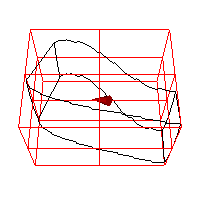

Reproduce this figure in Python.
#!/usr/bin/env python

# Create a 3D cursor with shadows over PLOT3D combustor data, probing
# the velocity field and displaying a cone glyph at the focal point.

import os

# Factory overrides
import vtkmodules.vtkInteractionStyle  # noqa: F401
import vtkmodules.vtkRenderingOpenGL2  # noqa: F401

from vtkmodules.vtkFiltersCore import (
    vtkGlyph3D,
    vtkProbeFilter,
    vtkStructuredGridOutlineFilter,
)
from vtkmodules.vtkFiltersGeneral import vtkCursor3D
from vtkmodules.vtkFiltersSources import vtkConeSource
from vtkmodules.vtkIOParallel import vtkMultiBlockPLOT3DReader
from vtkmodules.vtkRenderingCore import (
    vtkActor,
    vtkPolyDataMapper,
    vtkRenderWindow,
    vtkRenderWindowInteractor,
    vtkRenderer,
)

# Data directory
data_dir = os.environ.get("VPE_DATA_DIR", os.path.dirname(os.path.abspath(__file__)))

# Read PLOT3D combustor data
reader = vtkMultiBlockPLOT3DReader()
reader.SetXYZFileName(os.path.join(data_dir, "combxyz.bin"))
reader.SetQFileName(os.path.join(data_dir, "combq.bin"))
reader.SetScalarFunctionNumber(110)
reader.Update()

output = reader.GetOutput().GetBlock(0)

# Outline
outline_filter = vtkStructuredGridOutlineFilter()
outline_filter.SetInputData(output)

outline_mapper = vtkPolyDataMapper()
outline_mapper.SetInputConnection(outline_filter.GetOutputPort())

outline_actor = vtkActor()
outline_actor.SetMapper(outline_mapper)
outline_actor.GetProperty().SetColor(0, 0, 0)

# 3D cursor with axes, outline, and shadows
cursor = vtkCursor3D()
cursor.SetModelBounds(output.GetBounds())
cursor.SetFocalPoint(output.GetCenter())
cursor.AllOff()
cursor.AxesOn()
cursor.OutlineOn()
cursor.XShadowsOn()
cursor.YShadowsOn()
cursor.ZShadowsOn()

cursor_mapper = vtkPolyDataMapper()
cursor_mapper.SetInputConnection(cursor.GetOutputPort())

cursor_actor = vtkActor()
cursor_actor.SetMapper(cursor_mapper)
cursor_actor.GetProperty().SetColor(1, 0, 0)

# Probe the data at the cursor focus
probe = vtkProbeFilter()
probe.SetInputData(cursor.GetFocus())
probe.SetSourceData(output)

# Cone glyph at the probe point
cone = vtkConeSource()
cone.SetResolution(16)
cone.SetRadius(0.25)

glyph = vtkGlyph3D()
glyph.SetInputConnection(probe.GetOutputPort())
glyph.SetSourceConnection(cone.GetOutputPort())
glyph.SetVectorModeToUseVector()
glyph.SetScaleModeToScaleByScalar()
glyph.SetScaleFactor(0.0002)

glyph_mapper = vtkPolyDataMapper()
glyph_mapper.SetInputConnection(glyph.GetOutputPort())

glyph_actor = vtkActor()
glyph_actor.SetMapper(glyph_mapper)

# Renderer
renderer = vtkRenderer()
renderer.AddActor(outline_actor)
renderer.AddActor(cursor_actor)
renderer.AddActor(glyph_actor)
renderer.SetBackground(1.0, 1.0, 1.0)

# Window
render_window = vtkRenderWindow()
render_window.SetMultiSamples(0)
render_window.AddRenderer(renderer)
render_window.SetSize(200, 200)
render_window.SetWindowName("general cursor3d")

# Interactor
interactor = vtkRenderWindowInteractor()
interactor.SetRenderWindow(render_window)

# Scene
renderer.ResetCamera()
renderer.GetActiveCamera().Elevation(60)
renderer.ResetCameraClippingRange()

interactor.Initialize()
interactor.Start()
